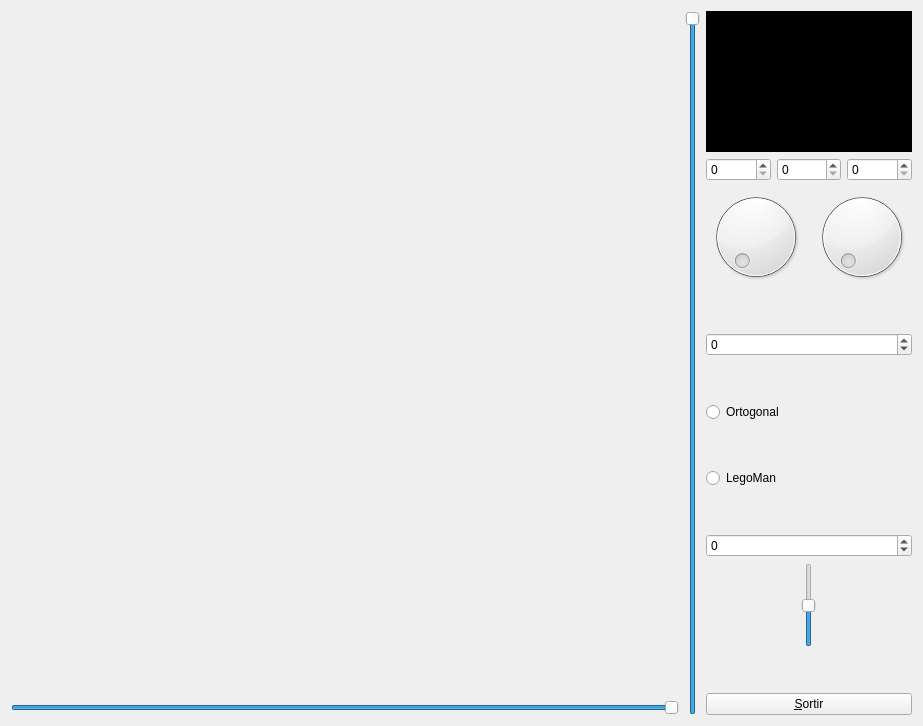
<?xml version="1.0" encoding="UTF-8"?>
<ui version="4.0">
 <class>MyForm</class>
 <widget class="QWidget" name="MyForm">
  <property name="geometry">
   <rect>
    <x>0</x>
    <y>0</y>
    <width>923</width>
    <height>726</height>
   </rect>
  </property>
  <property name="windowTitle">
   <string>IDI-Lab</string>
  </property>
  <layout class="QHBoxLayout" name="horizontalLayout_5">
   <item>
    <layout class="QHBoxLayout" name="horizontalLayout_4">
     <item>
      <layout class="QVBoxLayout" name="verticalLayout_3">
       <item>
        <widget class="MyGLWidget" name="widget" native="true">
         <property name="sizePolicy">
          <sizepolicy hsizetype="Expanding" vsizetype="Expanding">
           <horstretch>0</horstretch>
           <verstretch>0</verstretch>
          </sizepolicy>
         </property>
         <property name="minimumSize">
          <size>
           <width>50</width>
           <height>50</height>
          </size>
         </property>
        </widget>
       </item>
       <item>
        <widget class="QSlider" name="horizontalSlider">
         <property name="maximum">
          <number>100</number>
         </property>
         <property name="value">
          <number>100</number>
         </property>
         <property name="orientation">
          <enum>Qt::Horizontal</enum>
         </property>
        </widget>
       </item>
      </layout>
     </item>
     <item>
      <widget class="QSlider" name="verticalSlider_2">
       <property name="maximum">
        <number>100</number>
       </property>
       <property name="value">
        <number>100</number>
       </property>
       <property name="orientation">
        <enum>Qt::Vertical</enum>
       </property>
      </widget>
     </item>
    </layout>
   </item>
   <item>
    <layout class="QVBoxLayout" name="verticalLayout_2">
     <item>
      <widget class="MyLabel" name="label">
       <property name="sizePolicy">
        <sizepolicy hsizetype="Preferred" vsizetype="Expanding">
         <horstretch>0</horstretch>
         <verstretch>0</verstretch>
        </sizepolicy>
       </property>
       <property name="minimumSize">
        <size>
         <width>0</width>
         <height>40</height>
        </size>
       </property>
       <property name="styleSheet">
        <string notr="true">background-color: rgb(0, 0, 0);</string>
       </property>
       <property name="text">
        <string/>
       </property>
       <property name="alignment">
        <set>Qt::AlignCenter</set>
       </property>
      </widget>
     </item>
     <item>
      <layout class="QHBoxLayout" name="horizontalLayout_3">
       <item>
        <widget class="QSpinBox" name="spinBox_3">
         <property name="maximum">
          <number>255</number>
         </property>
        </widget>
       </item>
       <item>
        <widget class="QSpinBox" name="spinBox_4">
         <property name="maximum">
          <number>255</number>
         </property>
        </widget>
       </item>
       <item>
        <widget class="QSpinBox" name="spinBox_5">
         <property name="maximum">
          <number>255</number>
         </property>
        </widget>
       </item>
      </layout>
     </item>
     <item>
      <layout class="QHBoxLayout" name="horizontalLayout_2">
       <item>
        <widget class="QDial" name="dial"/>
       </item>
       <item>
        <widget class="QDial" name="dial_2"/>
       </item>
      </layout>
     </item>
     <item>
      <layout class="QVBoxLayout" name="verticalLayout">
       <item>
        <spacer name="verticalSpacer_5">
         <property name="orientation">
          <enum>Qt::Vertical</enum>
         </property>
         <property name="sizeHint" stdset="0">
          <size>
           <width>20</width>
           <height>40</height>
          </size>
         </property>
        </spacer>
       </item>
       <item>
        <widget class="QSpinBox" name="spinBox_2">
         <property name="minimum">
          <number>-10</number>
         </property>
         <property name="maximum">
          <number>10</number>
         </property>
        </widget>
       </item>
       <item>
        <spacer name="verticalSpacer_4">
         <property name="orientation">
          <enum>Qt::Vertical</enum>
         </property>
         <property name="sizeHint" stdset="0">
          <size>
           <width>20</width>
           <height>40</height>
          </size>
         </property>
        </spacer>
       </item>
       <item>
        <widget class="QRadioButton" name="radioButton_2">
         <property name="text">
          <string>Ortogonal</string>
         </property>
         <property name="autoExclusive">
          <bool>false</bool>
         </property>
        </widget>
       </item>
       <item>
        <spacer name="verticalSpacer_3">
         <property name="orientation">
          <enum>Qt::Vertical</enum>
         </property>
         <property name="sizeHint" stdset="0">
          <size>
           <width>20</width>
           <height>40</height>
          </size>
         </property>
        </spacer>
       </item>
       <item>
        <widget class="QRadioButton" name="radioButton">
         <property name="text">
          <string>LegoMan</string>
         </property>
        </widget>
       </item>
       <item>
        <spacer name="verticalSpacer">
         <property name="orientation">
          <enum>Qt::Vertical</enum>
         </property>
         <property name="sizeHint" stdset="0">
          <size>
           <width>20</width>
           <height>40</height>
          </size>
         </property>
        </spacer>
       </item>
       <item>
        <widget class="QSpinBox" name="spinBox">
         <property name="minimum">
          <number>-100</number>
         </property>
         <property name="maximum">
          <number>100</number>
         </property>
        </widget>
       </item>
       <item>
        <layout class="QHBoxLayout" name="horizontalLayout">
         <item>
          <spacer name="horizontalSpacer">
           <property name="orientation">
            <enum>Qt::Horizontal</enum>
           </property>
           <property name="sizeType">
            <enum>QSizePolicy::Maximum</enum>
           </property>
           <property name="sizeHint" stdset="0">
            <size>
             <width>10</width>
             <height>20</height>
            </size>
           </property>
          </spacer>
         </item>
         <item>
          <widget class="QSlider" name="verticalSlider">
           <property name="sizePolicy">
            <sizepolicy hsizetype="Fixed" vsizetype="MinimumExpanding">
             <horstretch>0</horstretch>
             <verstretch>0</verstretch>
            </sizepolicy>
           </property>
           <property name="minimum">
            <number>-100</number>
           </property>
           <property name="maximum">
            <number>100</number>
           </property>
           <property name="singleStep">
            <number>1</number>
           </property>
           <property name="orientation">
            <enum>Qt::Vertical</enum>
           </property>
          </widget>
         </item>
         <item>
          <spacer name="horizontalSpacer_2">
           <property name="orientation">
            <enum>Qt::Horizontal</enum>
           </property>
           <property name="sizeType">
            <enum>QSizePolicy::Maximum</enum>
           </property>
           <property name="sizeHint" stdset="0">
            <size>
             <width>10</width>
             <height>20</height>
            </size>
           </property>
          </spacer>
         </item>
        </layout>
       </item>
       <item>
        <spacer name="verticalSpacer_2">
         <property name="orientation">
          <enum>Qt::Vertical</enum>
         </property>
         <property name="sizeHint" stdset="0">
          <size>
           <width>20</width>
           <height>40</height>
          </size>
         </property>
        </spacer>
       </item>
       <item>
        <widget class="QPushButton" name="pushButton">
         <property name="sizePolicy">
          <sizepolicy hsizetype="Minimum" vsizetype="Fixed">
           <horstretch>0</horstretch>
           <verstretch>0</verstretch>
          </sizepolicy>
         </property>
         <property name="text">
          <string>&amp;Sortir</string>
         </property>
        </widget>
       </item>
      </layout>
     </item>
    </layout>
   </item>
  </layout>
 </widget>
 <customwidgets>
  <customwidget>
   <class>MyGLWidget</class>
   <extends>QWidget</extends>
   <header>MyGLWidget.h</header>
   <container>1</container>
   <slots>
    <signal>setEscala(int)</signal>
    <signal>enviarRed(int)</signal>
    <signal>enviarGreen(int)</signal>
    <signal>enviarBlue(int)</signal>
    <slot>zoom(int)</slot>
    <slot>pintarModel(bool)</slot>
    <slot>cambiarOptica()</slot>
    <slot>cambiarEscala(int)</slot>
    <slot>cambiarAngleX(int)</slot>
    <slot>cambiarAngleY(int)</slot>
    <slot>guardarRed(int)</slot>
    <slot>guardarGreen(int)</slot>
    <slot>guardarBlue(int)</slot>
    <slot>guardarFactorX(int)</slot>
    <slot>guardarFactorY(int)</slot>
   </slots>
  </customwidget>
  <customwidget>
   <class>MyLabel</class>
   <extends>QLabel</extends>
   <header>MyLabel.h</header>
   <slots>
    <slot>saveRed(int)</slot>
    <slot>saveGreen(int)</slot>
    <slot>saveBlue(int)</slot>
   </slots>
  </customwidget>
 </customwidgets>
 <resources/>
 <connections>
  <connection>
   <sender>pushButton</sender>
   <signal>clicked()</signal>
   <receiver>MyForm</receiver>
   <slot>close()</slot>
   <hints>
    <hint type="sourcelabel">
     <x>911</x>
     <y>714</y>
    </hint>
    <hint type="destinationlabel">
     <x>839</x>
     <y>529</y>
    </hint>
   </hints>
  </connection>
  <connection>
   <sender>verticalSlider</sender>
   <signal>valueChanged(int)</signal>
   <receiver>spinBox</receiver>
   <slot>setValue(int)</slot>
   <hints>
    <hint type="sourcelabel">
     <x>815</x>
     <y>636</y>
    </hint>
    <hint type="destinationlabel">
     <x>911</x>
     <y>545</y>
    </hint>
   </hints>
  </connection>
  <connection>
   <sender>spinBox</sender>
   <signal>valueChanged(int)</signal>
   <receiver>verticalSlider</receiver>
   <slot>setValue(int)</slot>
   <hints>
    <hint type="sourcelabel">
     <x>911</x>
     <y>545</y>
    </hint>
    <hint type="destinationlabel">
     <x>815</x>
     <y>636</y>
    </hint>
   </hints>
  </connection>
  <connection>
   <sender>verticalSlider</sender>
   <signal>valueChanged(int)</signal>
   <receiver>widget</receiver>
   <slot>zoom(int)</slot>
   <hints>
    <hint type="sourcelabel">
     <x>815</x>
     <y>636</y>
    </hint>
    <hint type="destinationlabel">
     <x>674</x>
     <y>448</y>
    </hint>
   </hints>
  </connection>
  <connection>
   <sender>radioButton</sender>
   <signal>clicked(bool)</signal>
   <receiver>widget</receiver>
   <slot>pintarModel(bool)</slot>
   <hints>
    <hint type="sourcelabel">
     <x>911</x>
     <y>467</y>
    </hint>
    <hint type="destinationlabel">
     <x>657</x>
     <y>201</y>
    </hint>
   </hints>
  </connection>
  <connection>
   <sender>radioButton_2</sender>
   <signal>clicked()</signal>
   <receiver>widget</receiver>
   <slot>cambiarOptica()</slot>
   <hints>
    <hint type="sourcelabel">
     <x>911</x>
     <y>392</y>
    </hint>
    <hint type="destinationlabel">
     <x>674</x>
     <y>130</y>
    </hint>
   </hints>
  </connection>
  <connection>
   <sender>widget</sender>
   <signal>setEscala(int)</signal>
   <receiver>spinBox_2</receiver>
   <slot>setValue(int)</slot>
   <hints>
    <hint type="sourcelabel">
     <x>501</x>
     <y>177</y>
    </hint>
    <hint type="destinationlabel">
     <x>911</x>
     <y>317</y>
    </hint>
   </hints>
  </connection>
  <connection>
   <sender>spinBox_2</sender>
   <signal>valueChanged(int)</signal>
   <receiver>widget</receiver>
   <slot>cambiarEscala(int)</slot>
   <hints>
    <hint type="sourcelabel">
     <x>911</x>
     <y>317</y>
    </hint>
    <hint type="destinationlabel">
     <x>674</x>
     <y>100</y>
    </hint>
   </hints>
  </connection>
  <connection>
   <sender>dial</sender>
   <signal>valueChanged(int)</signal>
   <receiver>widget</receiver>
   <slot>cambiarAngleX(int)</slot>
   <hints>
    <hint type="sourcelabel">
     <x>805</x>
     <y>237</y>
    </hint>
    <hint type="destinationlabel">
     <x>629</x>
     <y>37</y>
    </hint>
   </hints>
  </connection>
  <connection>
   <sender>dial_2</sender>
   <signal>valueChanged(int)</signal>
   <receiver>widget</receiver>
   <slot>cambiarAngleY(int)</slot>
   <hints>
    <hint type="sourcelabel">
     <x>911</x>
     <y>237</y>
    </hint>
    <hint type="destinationlabel">
     <x>674</x>
     <y>156</y>
    </hint>
   </hints>
  </connection>
  <connection>
   <sender>spinBox_3</sender>
   <signal>valueChanged(int)</signal>
   <receiver>label</receiver>
   <slot>saveRed(int)</slot>
   <hints>
    <hint type="sourcelabel">
     <x>770</x>
     <y>129</y>
    </hint>
    <hint type="destinationlabel">
     <x>795</x>
     <y>22</y>
    </hint>
   </hints>
  </connection>
  <connection>
   <sender>spinBox_4</sender>
   <signal>valueChanged(int)</signal>
   <receiver>label</receiver>
   <slot>saveGreen(int)</slot>
   <hints>
    <hint type="sourcelabel">
     <x>840</x>
     <y>129</y>
    </hint>
    <hint type="destinationlabel">
     <x>824</x>
     <y>29</y>
    </hint>
   </hints>
  </connection>
  <connection>
   <sender>spinBox_5</sender>
   <signal>valueChanged(int)</signal>
   <receiver>label</receiver>
   <slot>saveBlue(int)</slot>
   <hints>
    <hint type="sourcelabel">
     <x>911</x>
     <y>129</y>
    </hint>
    <hint type="destinationlabel">
     <x>840</x>
     <y>31</y>
    </hint>
   </hints>
  </connection>
  <connection>
   <sender>widget</sender>
   <signal>enviarRed(int)</signal>
   <receiver>spinBox_3</receiver>
   <slot>setValue(int)</slot>
   <hints>
    <hint type="sourcelabel">
     <x>554</x>
     <y>201</y>
    </hint>
    <hint type="destinationlabel">
     <x>734</x>
     <y>114</y>
    </hint>
   </hints>
  </connection>
  <connection>
   <sender>widget</sender>
   <signal>enviarGreen(int)</signal>
   <receiver>spinBox_4</receiver>
   <slot>setValue(int)</slot>
   <hints>
    <hint type="sourcelabel">
     <x>630</x>
     <y>269</y>
    </hint>
    <hint type="destinationlabel">
     <x>809</x>
     <y>122</y>
    </hint>
   </hints>
  </connection>
  <connection>
   <sender>widget</sender>
   <signal>enviarBlue(int)</signal>
   <receiver>spinBox_5</receiver>
   <slot>setValue(int)</slot>
   <hints>
    <hint type="sourcelabel">
     <x>567</x>
     <y>223</y>
    </hint>
    <hint type="destinationlabel">
     <x>872</x>
     <y>125</y>
    </hint>
   </hints>
  </connection>
  <connection>
   <sender>spinBox_3</sender>
   <signal>valueChanged(int)</signal>
   <receiver>widget</receiver>
   <slot>guardarRed(int)</slot>
   <hints>
    <hint type="sourcelabel">
     <x>718</x>
     <y>118</y>
    </hint>
    <hint type="destinationlabel">
     <x>645</x>
     <y>201</y>
    </hint>
   </hints>
  </connection>
  <connection>
   <sender>spinBox_4</sender>
   <signal>valueChanged(int)</signal>
   <receiver>widget</receiver>
   <slot>guardarGreen(int)</slot>
   <hints>
    <hint type="sourcelabel">
     <x>789</x>
     <y>121</y>
    </hint>
    <hint type="destinationlabel">
     <x>671</x>
     <y>223</y>
    </hint>
   </hints>
  </connection>
  <connection>
   <sender>spinBox_5</sender>
   <signal>valueChanged(int)</signal>
   <receiver>widget</receiver>
   <slot>guardarBlue(int)</slot>
   <hints>
    <hint type="sourcelabel">
     <x>862</x>
     <y>122</y>
    </hint>
    <hint type="destinationlabel">
     <x>674</x>
     <y>310</y>
    </hint>
   </hints>
  </connection>
  <connection>
   <sender>horizontalSlider</sender>
   <signal>valueChanged(int)</signal>
   <receiver>widget</receiver>
   <slot>guardarFactorX(int)</slot>
   <hints>
    <hint type="sourcelabel">
     <x>99</x>
     <y>701</y>
    </hint>
    <hint type="destinationlabel">
     <x>102</x>
     <y>670</y>
    </hint>
   </hints>
  </connection>
  <connection>
   <sender>verticalSlider_2</sender>
   <signal>valueChanged(int)</signal>
   <receiver>widget</receiver>
   <slot>guardarFactorY(int)</slot>
   <hints>
    <hint type="sourcelabel">
     <x>686</x>
     <y>491</y>
    </hint>
    <hint type="destinationlabel">
     <x>647</x>
     <y>503</y>
    </hint>
   </hints>
  </connection>
 </connections>
</ui>
